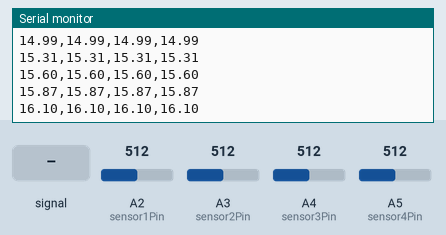
The sketch below on a simulated Arduino Uno, built with avr-gcc and run on an emulated ATmega328P. Shown: the last lines printed to the serial monitor. Inputs (shaded band) come from the test bench; at power-on: A2 (sensor1Pin) = 512, A3 (sensor2Pin) = 512, A4 (sensor3Pin) = 512, A5 (sensor4Pin) = 512.

Above: at 1.2 s.
1.3 s: A2 (sensor1Pin) fed a 200 Hz sine of ±81 counts around its level
At 1.66 s:
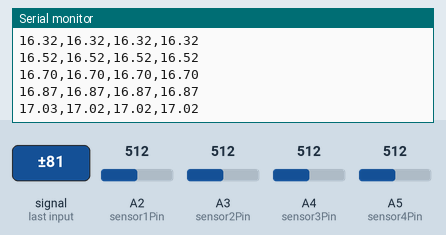
2.8 s: A2 (sensor1Pin) set to 610
At 2.82 s:
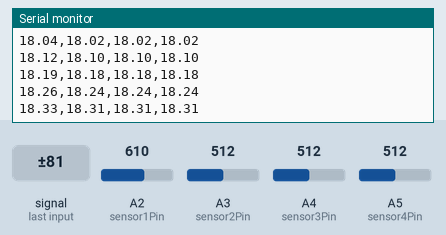
4.3 s: A3 (sensor2Pin) set to 610
At 4.33 s:
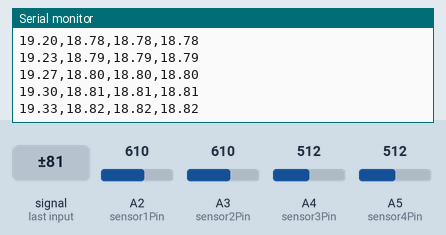
5.8 s: A4 (sensor3Pin) set to 610
At 5.84 s:
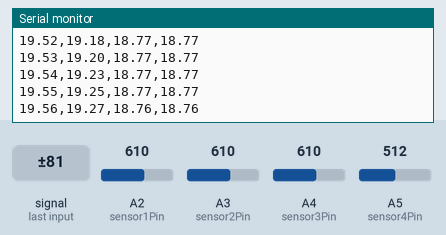
8.8 s: A5 (sensor4Pin) set to 610
At 8.85 s:
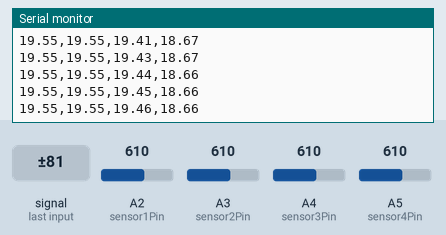
10.3 s: A2 (sensor1Pin) set to 590
At 10.36 s:
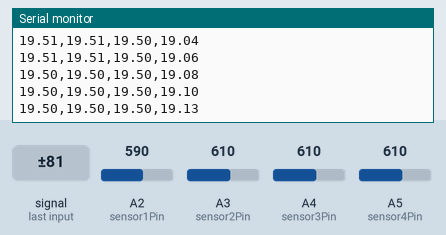
Timing chart, 0 to 12.8 s (numbered marks = the images above; inputs shaded):
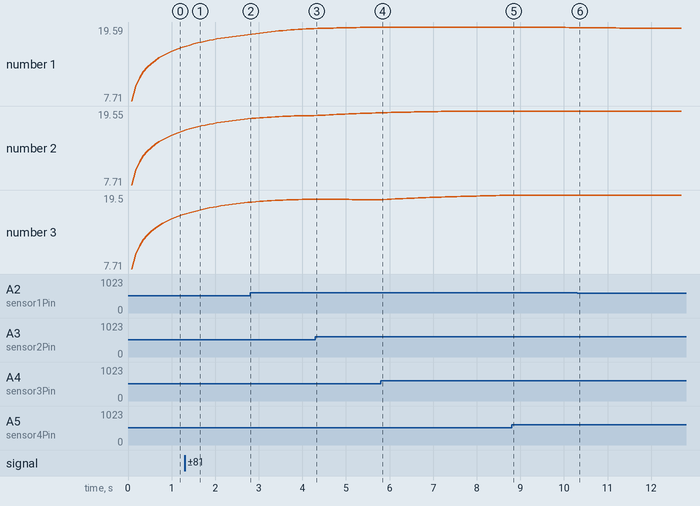

The sketch:

new3D.ino
```cpp
/*
  #include <SoftwareSerial.h>
  #include <math.h>
  /*Declare your sensor pins as variables. I'm using Analog In pins 0 and 1. Change the names and numbers as needed
  Pro tip: If you're pressed for memory, use #define to declare your sensor pins without using any memory. Just be careful that your pin name shows up NOWHERE ELSE in your sketch!
  for more info, see: http://arduino.cc/en/Reference/Define
*/
int sensor1Pin = A2;// sensor 1
int sensor2Pin = A3;// sensor 2
int sensor3Pin = A4;// sensor 3
int sensor4Pin = A5;
int max1 = 600;
int max2 = 300;


void setup() {

  Serial.begin(9600); //This line tells the Serial port to begin communicating at 9600 bauds
  pinMode(sensor1Pin, INPUT);
  digitalWrite(sensor1Pin, LOW);
  pinMode(sensor2Pin, INPUT);
  digitalWrite(sensor2Pin, LOW);
  pinMode(sensor3Pin, INPUT);
  digitalWrite(sensor3Pin, LOW);
  pinMode(sensor4Pin, INPUT);
  digitalWrite(sensor4Pin, LOW);
}

int counterArray = 0, counterRMS = 0;
int amplifier3 = 2;
float sensorVal[] = {0, 0, 0, 0};
int numSamples = 150; //number of samples in a window of (0.1 second)
const int numWindow = 50;
double remainIndex = 0;
const double delayTime = .1;
//double arrayRMS1[10], arrayRMS2[10], arrayRMS3[10], arrayRMS4[10];
double arrayRMS1[numWindow], arrayRMS2[numWindow], arrayRMS3[numWindow], arrayRMS4[numWindow];
int numSensors = 4;
double modulator4 = 0.3;
double amplifier4 = 5;
bool printnew = true;
bool printrms = false;


double maxi(double a[])
{
  double maximum = a[0];
  for (int i = 0; i < numWindow; i++)
  {
    if (a[i] > maximum)
      maximum = a[i];
  }
  return maximum;
}
double mini(double a[])
{
  double minimum = a[0];
  for (int i = 0; i < numWindow; i++)
  {
    if (a[i] < minimum)
      minimum = a[i];
  }
  return minimum;
}

double avgW(double a[], int index) {
  double averageW = (numWindow + remainIndex) * a[index];
  for (int i = 1; i < numWindow; i++) {
    index = index - 1;
    if (index < 0) {
      index = numWindow - 1;
    }
    averageW = averageW + (numWindow + remainIndex - i) * a[index];
  }
  averageW = averageW / ((numWindow + remainIndex) * (numWindow + remainIndex));
  return averageW;
}

void loop() {
  double rmsRAW1 = 0.0, rmsRAW2 = 0.0, rmsRAW3 = 0.0, rmsRAW4 = 0.0,
         rmsMOD1 = 0.0, rmsMOD2 = 0.0, rmsMOD3 = 0.0, rmsMOD4 = 0.0,
         logrmsMOD1 = 0.0, logrmsMOD2 = 0.0, logrmsMOD3 = 0.0, logrmsMOD4 = 0.0,
         sumSquares1 = 0.0, sumSquares2 = 0.0, sumSquares3 = 0.0, sumSquares4 = 0.0;
  double pa3, pb3, pc3, a3, b3, c3, r3, d3,
         aa3, bb3, cc3, modulator3;

  while (counterRMS < numSamples)
  {
    sensorVal[0] = analogRead(sensor1Pin);
    delay(delayTime);
    sensorVal[1] = analogRead(sensor2Pin);
    delay(delayTime);
    sensorVal[2] = analogRead(sensor3Pin);
    delay(delayTime);
    sensorVal[3] = analogRead(sensor4Pin);
    delay(delayTime);
    sumSquares1 = sumSquares1 + sensorVal[0] * sensorVal[0];
    sumSquares2 = sumSquares2 + sensorVal[1] * sensorVal[1];
    sumSquares3 = sumSquares3 + sensorVal[2] * sensorVal[2];
    sumSquares4 = sumSquares4 + sensorVal[3] * sensorVal[3];

    //delay(0.5); //total delay of .5 millisecond of 2000 samples a second
    counterRMS = counterRMS + 1;
  }
  counterRMS = 0;

  //unsigned long currentTime=micros();
  //  elapsed=currentTime-startTime;
  rmsRAW1 = sqrt(sumSquares1 / numSamples);
  rmsRAW2 = sqrt(sumSquares2 / numSamples);
  rmsRAW3 = sqrt(sumSquares3 / numSamples);
  rmsRAW4 = sqrt(sumSquares4 / numSamples);
  arrayRMS1[counterArray] = rmsRAW1;
  arrayRMS2[counterArray] = rmsRAW2;
  arrayRMS3[counterArray] = rmsRAW3;
  arrayRMS4[counterArray] = rmsRAW4;

  //rmsMOD1 = 0.8 * maxi(arrayRMS1) + 0.1 * mini(arrayRMS1) + 0.3 * arrayRMS1[counterArray];
  //rmsMOD2 = 0.8 * maxi(arrayRMS2) + 0.2 * arrayRMS2[counterArray];
  //rmsMOD3 = 0.8 * maxi(arrayRMS3) + 0.2 * arrayRMS3[counterArray];
  rmsMOD1 = avgW(arrayRMS1, counterArray);
  rmsMOD2 = avgW(arrayRMS2, counterArray);
  rmsMOD3 = avgW(arrayRMS3, counterArray);
  rmsMOD4 = avgW(arrayRMS4, counterArray);

  //if (rmsMOD2 > max2){
  //  rmsMOD2 = max2;
  //}
  //rmsMOD2 = 2 * rmsMOD2;
  //if (rmsMOD3 > max1){
  //  rmsMOD3 = max1;
  //}
  if (rmsMOD1 < 0.001) {
    rmsMOD1 = 0.001;
  }
  if (rmsMOD2 < 0.001) {
    rmsMOD2 = 0.001;
  }
  if (rmsMOD3 < 0.001) {
    rmsMOD3 = 0.001;
  }
  if (rmsMOD4 < 0.001) {
    rmsMOD4 = 0.001;
  }

  logrmsMOD1 = log(rmsMOD1);
  logrmsMOD2 = log(rmsMOD2);
  logrmsMOD3 = log(rmsMOD3);
  logrmsMOD4 = log(rmsMOD4);
  if (logrmsMOD1 < -1) {
    logrmsMOD1 = -1;
  }
  if (logrmsMOD2 < -1) {
    logrmsMOD2 = -1;
  }
  if (logrmsMOD3 < -1) {
    logrmsMOD3 = -1;
  }
  if (logrmsMOD4 < -1) {
    logrmsMOD4 = -1;
  }


  //Serial.print(logrmsMOD1); //a0
  //Serial.print(",");

  // For 3 sensos:
  /*
    r3 = sqrt(logrmsMOD2 * logrmsMOD2 + logrmsMOD3 * logrmsMOD3 + logrmsMOD4 * logrmsMOD4);
    a3 = logrmsMOD2 - logrmsMOD3;
    b3 = logrmsMOD3 - logrmsMOD4;
    c3 = logrmsMOD4 - logrmsMOD2;
    d3 = abs(a3) + abs(d3) + abs(c3) + 1;
    pa3 = r3 * (1 + amplifier3 * a3 / d3);
    pb3 = r3 * (1 + amplifier3 * b3 / d3);
    pc3 = r3 * (1 + amplifier3 * c3 / d3);
    modulator3 = 0.8;
    aa3 = modulator3 * logrmsMOD2 + (1-modulator) * pa3;
    bb3 = modulator3 * logrmsMOD3 + (1-modulator) * pb3;
    cc3 = modulator3 * logrmsMOD4 + (1-modulator) * pc3;
  */
  double r4, ra4, rb4, rc4, rd4,
         da4, db4, dc4, dd4,
         s4, pa4, pb4, pc4, pd4,
         fa4, fb4, fc4, fd4;

  r4 = sqrt(logrmsMOD1 * logrmsMOD1 + logrmsMOD2 * logrmsMOD2 + logrmsMOD3 * logrmsMOD3 + logrmsMOD4 * logrmsMOD4);
  ra4 = sqrt(logrmsMOD2 * logrmsMOD2 + logrmsMOD3 * logrmsMOD3 + logrmsMOD4 * logrmsMOD4);
  rb4 = sqrt(logrmsMOD1 * logrmsMOD1 + logrmsMOD3 * logrmsMOD3 + logrmsMOD4 * logrmsMOD4);
  rc4 = sqrt(logrmsMOD2 * logrmsMOD2 + logrmsMOD1 * logrmsMOD1 + logrmsMOD4 * logrmsMOD4);
  rd4 = sqrt(logrmsMOD2 * logrmsMOD2 + logrmsMOD3 * logrmsMOD3 + logrmsMOD1 * logrmsMOD1);
  da4 = 3 * logrmsMOD1 - ra4;
  db4 = 3 * logrmsMOD2 - rb4;
  dc4 = 3 * logrmsMOD3 - rc4;
  dd4 = 3 * logrmsMOD4 - rd4;
  s4 = abs(da4) + abs(db4) + abs(dc4) + abs(dd4) + 1;
  pa4 = r4 * (1 + amplifier4 * da4 / s4 );
  pb4 = r4 * (1 + amplifier4 * db4 / s4 );
  pc4 = r4 * (1 + amplifier4 * dc4 / s4 );
  pd4 = r4 * (1 + amplifier4 * dd4 / s4 );
  fa4 = modulator4 * logrmsMOD1 + (1 - modulator4) * pa4;
  fb4 = modulator4 * logrmsMOD2 + (1 - modulator4) * pb4;
  fc4 = modulator4 * logrmsMOD3 + (1 - modulator4) * pc4;
  fd4 = modulator4 * logrmsMOD4 + (1 - modulator4) * pd4;
  if (printnew == true) {
    Serial.print(fa4);
    Serial.print(",");
    Serial.print(fb4);
    Serial.print(",");
    Serial.print(fc4);
    Serial.print(",");
    Serial.println(fd4);
  }

  /*
    Serial.print(pa3); //a3
    Serial.print(",");
    Serial.print(pb3); //a4
    Serial.print(",");
    Serial.print(pc3); //a5
    Serial.print(",");
  */
  /*
    Serial.print(aa3); //a3
    Serial.print(",");
    Serial.print(bb3); //a4
    Serial.print(",");
    Serial.print(cc3); //a5
    Serial.print(",");
    Serial.println((aa3+bb3+cc3)/3); //a5
  */
  if (printrms == true) {
    Serial.print(logrmsMOD1); //a2
    Serial.print(",");
    Serial.print(logrmsMOD2); //a3
    Serial.print(",");
    Serial.print(logrmsMOD3); //a4
    Serial.print(",");
    Serial.println(logrmsMOD4); //a5
  }

  counterArray++;
  if (counterArray >= numWindow) {
    counterArray = 0;
  }
}
```

Measured:
- after the input at 1.3 s, the serial monitor: prints a new line after 0.30 s (image 1)
- plotted number 1: 16.32 → 18.33 after the input at 1.3 s, 18.33 → 19.33 after the input at 2.8 s, 19.5 → 19.35 after the input at 10.3 s
